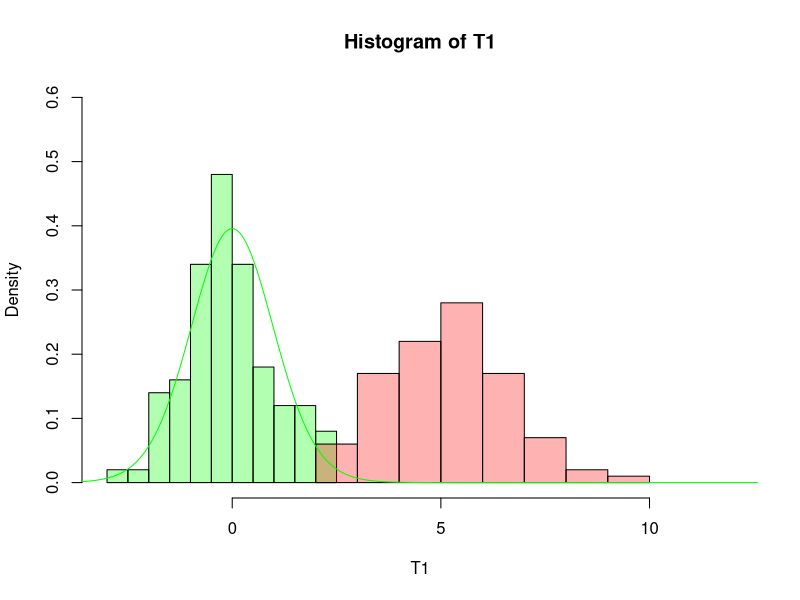

Here is the R script that generated this plot:
## ---- chunk 1
a0 = 0
a1 = 2
variance = 5
n = 30
## ---- chunk 2
fun_t = function(sample, h0) {
  n = length(sample)
  sd = sqrt(var(sample))
  mean = mean(sample)
  return(sqrt(n) * (mean - h0) / sd)
}

T1 = c()
T2 = c()

for (i in 1:100) {
  sample1 = rnorm(n, mean = a0, sd = sqrt(variance))
  sample2 = rnorm(n, mean = a1, sd = sqrt(variance))
  
  T1[i] = fun_t(sample1, a0)
  T2[i] = fun_t(sample2, a0)
}

x = seq(-15, 15, 0.01)
hist(T1, xlim = c(-3, 12), ylim = c(0, 0.6), freq = F, col = rgb(0, 1, 0, 0.3))
hist(T2, add = T, freq = F, col = rgb(1, 0, 0, 0.3))
lines(x,dt(x,df=n-1),col="green")
## ---- chunk 3
a0 = 0
a1 = 2
h0 = 0
h1 = 2
variance = 5
alpha = 0.05
beta = 0.9
## ---- chunk 4
experiment = function(n, sd) {
  for(i in 1:1000) {
    sample = rnorm(n = n, mean = a0, sd = sd)
  }
}
